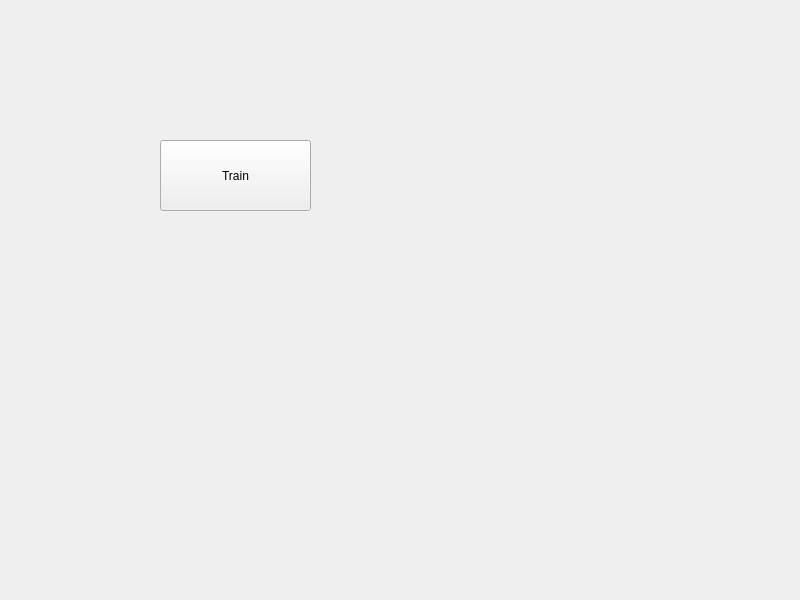
<?xml version="1.0" encoding="UTF-8"?>
<ui version="4.0">
 <class>Widget</class>
 <widget class="QWidget" name="Widget">
  <property name="geometry">
   <rect>
    <x>0</x>
    <y>0</y>
    <width>800</width>
    <height>600</height>
   </rect>
  </property>
  <property name="windowTitle">
   <string>Widget</string>
  </property>
  <widget class="QPushButton" name="Train">
   <property name="geometry">
    <rect>
     <x>160</x>
     <y>140</y>
     <width>151</width>
     <height>71</height>
    </rect>
   </property>
   <property name="text">
    <string>Train</string>
   </property>
  </widget>
 </widget>
 <resources/>
 <connections/>
</ui>
